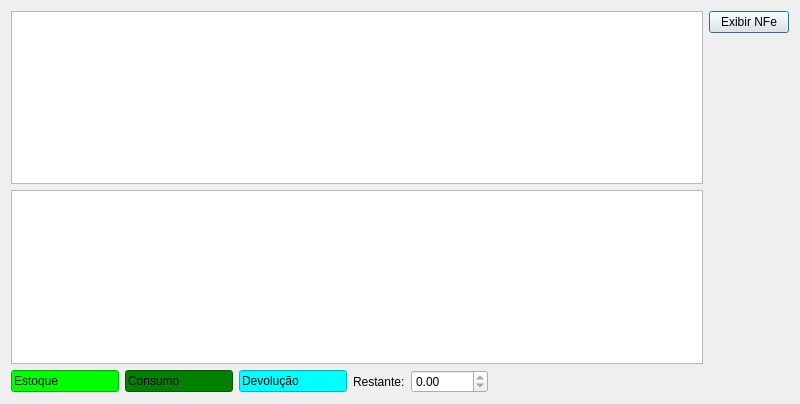
<?xml version="1.0" encoding="UTF-8"?>
<ui version="4.0">
 <class>Estoque</class>
 <widget class="QDialog" name="Estoque">
  <property name="geometry">
   <rect>
    <x>0</x>
    <y>0</y>
    <width>800</width>
    <height>404</height>
   </rect>
  </property>
  <property name="windowTitle">
   <string>Estoque</string>
  </property>
  <layout class="QGridLayout" name="gridLayout">
   <item row="0" column="0" rowspan="2">
    <widget class="TableView" name="tableEstoque">
     <property name="mouseTracking">
      <bool>true</bool>
     </property>
     <property name="editTriggers">
      <set>QAbstractItemView::NoEditTriggers</set>
     </property>
     <property name="selectionMode">
      <enum>QAbstractItemView::SingleSelection</enum>
     </property>
     <property name="selectionBehavior">
      <enum>QAbstractItemView::SelectRows</enum>
     </property>
    </widget>
   </item>
   <item row="0" column="1">
    <widget class="QPushButton" name="pushButtonExibirNfe">
     <property name="text">
      <string>Exibir NFe</string>
     </property>
    </widget>
   </item>
   <item row="3" column="0">
    <layout class="QHBoxLayout" name="horizontalLayout">
     <item>
      <widget class="QLineEdit" name="lineEdit_3">
       <property name="sizePolicy">
        <sizepolicy hsizetype="Preferred" vsizetype="Fixed">
         <horstretch>0</horstretch>
         <verstretch>0</verstretch>
        </sizepolicy>
       </property>
       <property name="maximumSize">
        <size>
         <width>120</width>
         <height>16777215</height>
        </size>
       </property>
       <property name="styleSheet">
        <string notr="true">background-color: rgb(0, 255, 0);</string>
       </property>
       <property name="text">
        <string>Estoque</string>
       </property>
       <property name="readOnly">
        <bool>true</bool>
       </property>
      </widget>
     </item>
     <item>
      <widget class="QLineEdit" name="lineEdit_6">
       <property name="sizePolicy">
        <sizepolicy hsizetype="Preferred" vsizetype="Fixed">
         <horstretch>0</horstretch>
         <verstretch>0</verstretch>
        </sizepolicy>
       </property>
       <property name="maximumSize">
        <size>
         <width>120</width>
         <height>16777215</height>
        </size>
       </property>
       <property name="autoFillBackground">
        <bool>false</bool>
       </property>
       <property name="styleSheet">
        <string notr="true">background-color: rgb(0, 128, 0);</string>
       </property>
       <property name="text">
        <string>Consumo</string>
       </property>
       <property name="readOnly">
        <bool>true</bool>
       </property>
      </widget>
     </item>
     <item>
      <widget class="QLineEdit" name="lineEdit_7">
       <property name="sizePolicy">
        <sizepolicy hsizetype="Preferred" vsizetype="Fixed">
         <horstretch>0</horstretch>
         <verstretch>0</verstretch>
        </sizepolicy>
       </property>
       <property name="maximumSize">
        <size>
         <width>120</width>
         <height>16777215</height>
        </size>
       </property>
       <property name="autoFillBackground">
        <bool>false</bool>
       </property>
       <property name="styleSheet">
        <string notr="true">background-color: rgb(0, 255, 255);</string>
       </property>
       <property name="text">
        <string>Devolução</string>
       </property>
       <property name="readOnly">
        <bool>true</bool>
       </property>
      </widget>
     </item>
     <item>
      <widget class="QLabel" name="labelRestante">
       <property name="text">
        <string>Restante:</string>
       </property>
      </widget>
     </item>
     <item>
      <widget class="QDoubleSpinBox" name="doubleSpinBoxRestante">
       <property name="readOnly">
        <bool>true</bool>
       </property>
       <property name="maximum">
        <double>99999.990000000005239</double>
       </property>
      </widget>
     </item>
     <item>
      <spacer name="horizontalSpacer">
       <property name="orientation">
        <enum>Qt::Horizontal</enum>
       </property>
       <property name="sizeHint" stdset="0">
        <size>
         <width>40</width>
         <height>20</height>
        </size>
       </property>
      </spacer>
     </item>
    </layout>
   </item>
   <item row="2" column="0">
    <widget class="TableView" name="tableConsumo">
     <property name="mouseTracking">
      <bool>true</bool>
     </property>
     <property name="editTriggers">
      <set>QAbstractItemView::NoEditTriggers</set>
     </property>
     <property name="selectionBehavior">
      <enum>QAbstractItemView::SelectRows</enum>
     </property>
    </widget>
   </item>
   <item row="1" column="1" rowspan="2">
    <spacer name="verticalSpacer">
     <property name="orientation">
      <enum>Qt::Vertical</enum>
     </property>
     <property name="sizeHint" stdset="0">
      <size>
       <width>20</width>
       <height>40</height>
      </size>
     </property>
    </spacer>
   </item>
  </layout>
 </widget>
 <customwidgets>
  <customwidget>
   <class>TableView</class>
   <extends>QTableView</extends>
   <header>src/tableview.h</header>
  </customwidget>
 </customwidgets>
 <resources/>
 <connections/>
</ui>
